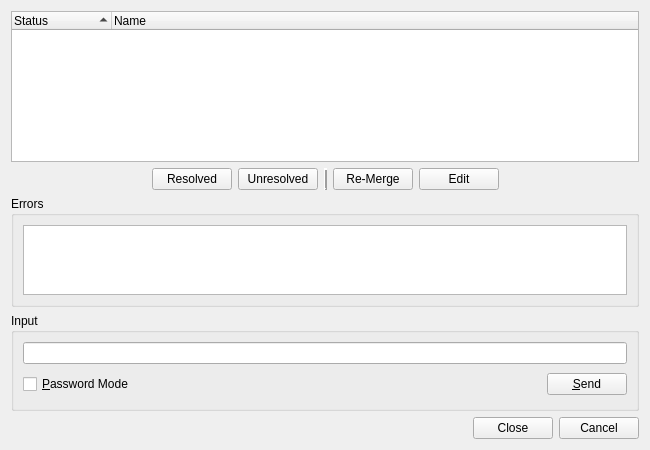
<?xml version="1.0" encoding="UTF-8"?>
<ui version="4.0">
 <class>HgConflictsListDialog</class>
 <widget class="QWidget" name="HgConflictsListDialog">
  <property name="geometry">
   <rect>
    <x>0</x>
    <y>0</y>
    <width>650</width>
    <height>450</height>
   </rect>
  </property>
  <property name="windowTitle">
   <string>Mercurial Conflicts</string>
  </property>
  <property name="sizeGripEnabled" stdset="0">
   <bool>true</bool>
  </property>
  <layout class="QVBoxLayout" name="verticalLayout">
   <item>
    <widget class="QTreeWidget" name="conflictsList">
     <property name="whatsThis">
      <string>&lt;b&gt;Conflicts List&lt;/b&gt;\n&lt;p&gt;This shows a list of files  which had or still have conflicts.&lt;/p&gt;</string>
     </property>
     <property name="alternatingRowColors">
      <bool>true</bool>
     </property>
     <property name="selectionMode">
      <enum>QAbstractItemView::ExtendedSelection</enum>
     </property>
     <property name="rootIsDecorated">
      <bool>false</bool>
     </property>
     <property name="itemsExpandable">
      <bool>false</bool>
     </property>
     <property name="sortingEnabled">
      <bool>true</bool>
     </property>
     <column>
      <property name="text">
       <string>Status</string>
      </property>
     </column>
     <column>
      <property name="text">
       <string>Name</string>
      </property>
     </column>
    </widget>
   </item>
   <item>
    <layout class="QHBoxLayout" name="horizontalLayout">
     <item>
      <spacer name="horizontalSpacer">
       <property name="orientation">
        <enum>Qt::Horizontal</enum>
       </property>
       <property name="sizeHint" stdset="0">
        <size>
         <width>40</width>
         <height>20</height>
        </size>
       </property>
      </spacer>
     </item>
     <item>
      <widget class="QPushButton" name="resolvedButton">
       <property name="toolTip">
        <string>Press to mark the selected entries as 'resolved'</string>
       </property>
       <property name="text">
        <string>Resolved</string>
       </property>
      </widget>
     </item>
     <item>
      <widget class="QPushButton" name="unresolvedButton">
       <property name="toolTip">
        <string>Press to mark the selected entries as 'unresolved'</string>
       </property>
       <property name="text">
        <string>Unresolved</string>
       </property>
      </widget>
     </item>
     <item>
      <widget class="Line" name="line">
       <property name="frameShadow">
        <enum>QFrame::Raised</enum>
       </property>
       <property name="lineWidth">
        <number>2</number>
       </property>
       <property name="orientation">
        <enum>Qt::Vertical</enum>
       </property>
      </widget>
     </item>
     <item>
      <widget class="QPushButton" name="reMergeButton">
       <property name="toolTip">
        <string>Press to re-merge the selected entries</string>
       </property>
       <property name="text">
        <string>Re-Merge</string>
       </property>
      </widget>
     </item>
     <item>
      <widget class="QPushButton" name="editButton">
       <property name="toolTip">
        <string>Press to edit the selected entry</string>
       </property>
       <property name="text">
        <string>Edit</string>
       </property>
      </widget>
     </item>
     <item>
      <spacer name="horizontalSpacer_2">
       <property name="orientation">
        <enum>Qt::Horizontal</enum>
       </property>
       <property name="sizeHint" stdset="0">
        <size>
         <width>40</width>
         <height>20</height>
        </size>
       </property>
      </spacer>
     </item>
    </layout>
   </item>
   <item>
    <widget class="QGroupBox" name="errorGroup">
     <property name="sizePolicy">
      <sizepolicy hsizetype="Preferred" vsizetype="Expanding">
       <horstretch>0</horstretch>
       <verstretch>1</verstretch>
      </sizepolicy>
     </property>
     <property name="title">
      <string>Errors</string>
     </property>
     <layout class="QVBoxLayout">
      <item>
       <widget class="QTextEdit" name="errors">
        <property name="readOnly">
         <bool>true</bool>
        </property>
        <property name="acceptRichText">
         <bool>false</bool>
        </property>
       </widget>
      </item>
     </layout>
    </widget>
   </item>
   <item>
    <widget class="QGroupBox" name="inputGroup">
     <property name="title">
      <string>Input</string>
     </property>
     <layout class="QGridLayout" name="_2">
      <item row="1" column="1">
       <spacer>
        <property name="orientation">
         <enum>Qt::Horizontal</enum>
        </property>
        <property name="sizeType">
         <enum>QSizePolicy::Expanding</enum>
        </property>
        <property name="sizeHint" stdset="0">
         <size>
          <width>327</width>
          <height>29</height>
         </size>
        </property>
       </spacer>
      </item>
      <item row="1" column="2">
       <widget class="QPushButton" name="sendButton">
        <property name="toolTip">
         <string>Press to send the input to the hg process</string>
        </property>
        <property name="text">
         <string>&amp;Send</string>
        </property>
        <property name="shortcut">
         <string>Alt+S</string>
        </property>
       </widget>
      </item>
      <item row="0" column="0" colspan="3">
       <widget class="QLineEdit" name="input">
        <property name="toolTip">
         <string>Enter data to be sent to the hg process</string>
        </property>
       </widget>
      </item>
      <item row="1" column="0">
       <widget class="QCheckBox" name="passwordCheckBox">
        <property name="toolTip">
         <string>Select to switch the input field to password mode</string>
        </property>
        <property name="text">
         <string>&amp;Password Mode</string>
        </property>
        <property name="shortcut">
         <string>Alt+P</string>
        </property>
       </widget>
      </item>
     </layout>
    </widget>
   </item>
   <item>
    <widget class="QDialogButtonBox" name="buttonBox">
     <property name="orientation">
      <enum>Qt::Horizontal</enum>
     </property>
     <property name="standardButtons">
      <set>QDialogButtonBox::Cancel|QDialogButtonBox::Close</set>
     </property>
    </widget>
   </item>
  </layout>
 </widget>
 <tabstops>
  <tabstop>conflictsList</tabstop>
  <tabstop>resolvedButton</tabstop>
  <tabstop>unresolvedButton</tabstop>
  <tabstop>reMergeButton</tabstop>
  <tabstop>editButton</tabstop>
  <tabstop>errors</tabstop>
  <tabstop>input</tabstop>
  <tabstop>passwordCheckBox</tabstop>
  <tabstop>sendButton</tabstop>
  <tabstop>buttonBox</tabstop>
 </tabstops>
 <resources/>
 <connections/>
</ui>
